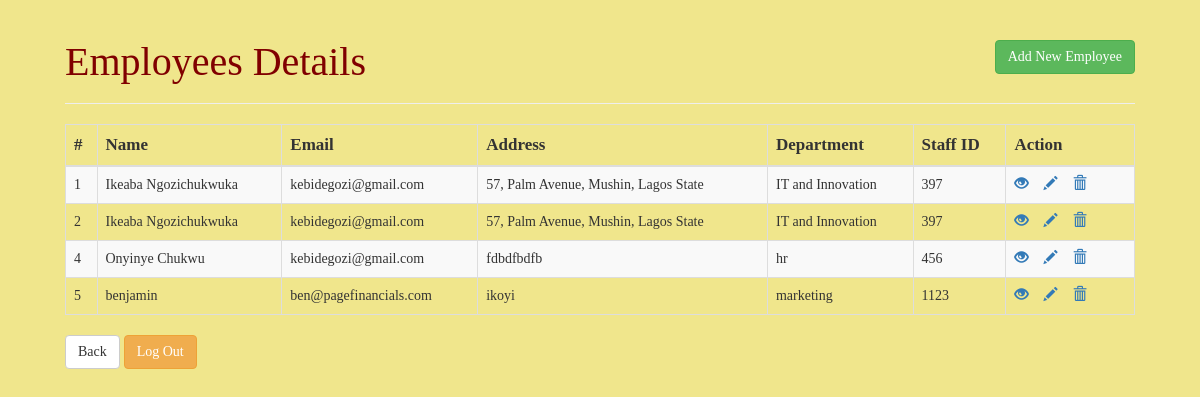
The page / on the database its author committed.
### tables this page shows
CREATE TABLE `details` (
  `id` int NOT NULL,
  `name` varchar(100) NOT NULL,
  `email` varchar(100) NOT NULL,
  `address` varchar(100) NOT NULL,
  `department` varchar(100) NOT NULL,
  `staffID` int NOT NULL
);

### index.php (the view, shortened to what this page needs)
<!DOCTYPE html>
<html lang="en">
<body style="background-color:Khaki;">
<head>
    <link rel="stylesheet" href="https://maxcdn.bootstrapcdn.com/bootstrap/3.3.7/css/bootstrap.css">
</head>
<body>
    <div class="wrapper">
        <div class="container-fluid">
            <div class="row">
                <div class="col-md-12">
                    <div class="page-header clearfix">
                        <h2 class="pull-left" style = "font-family: Colonna MT; font-size:40px; color: Maroon;">Employees Details</h2>
                        <a href="create.php" class="btn btn-success pull-right" style = "font-family: Colonna MT;">Add New Employee</a>
                    </div>
                    <?php
                    require_once "config.php";
                    $sql = "SELECT * FROM details";
                    if($result = mysqli_query($link, $sql)){
                        if(mysqli_num_rows($result) > 0){
                            echo "<table class='table table-bordered table-striped'>";
                                echo "<thead>";
                                    echo "<tr style = 'font-family: Colonna MT; font-size: 17px;'>";
                                        echo "<th>#</th>";
                                        echo "<th>Name</th>";
                                        echo "<th>Email</th>";
                                        echo "<th>Address</th>";
                                        echo "<th>Department</th>";
                                        echo "<th>Staff ID</th>";
                                        echo "<th>Action</th>";
                                    echo "</tr>";
                                echo "</thead>";
                                echo "<tbody>";
                                while($row = mysqli_fetch_array($result)){
                                    echo "<tr style = 'font-family: Century Gothic; font-size : 14px;'>";
                                        echo "<td>" . $row['id'] . "</td>";
                                        echo "<td>" . $row['name'] . "</td>";
                                        echo "<td>" . $row['email'] . "</td>";
                                        echo "<td>" . $row['address'] . "</td>";
                                        echo "<td>" . $row['department'] . "</td>";
                                        echo "<td>" . $row['staffID'] . "</td>";
                                        echo "<td>";
                                            echo "<a href='read.php?id=". $row['id'] ."' title='View Record' data-toggle='tooltip'><span class='glyphicon glyphicon-eye-open'></span></a>";
                                            echo "<a href='update.php?id=". $row['id'] ."' title='Update Record' data-toggle='tooltip'><span class='glyphicon glyphicon-pencil'></span></a>";
                                            echo "<a href='delete.php?id=". $row['id'] ."' title='Delete Record' data-toggle='tooltip'><span class='glyphicon glyphicon-trash'></span></a>";
                                        echo "</td>";
                                    echo "</tr>";
                                }
                                echo "</tbody>";
                            echo "</table>";
                        } else{
                            echo "<p class='lead'><em>No records were found.</em></p>";
                        }
                    } else{
                        echo "ERROR: Could not able to execute $sql. " . mysqli_error($link);
                    }
                    ?>
                    <a href="welcome.php" class="btn btn-default" style = "font-family: Colonna MT;">Back</a>
                    <a href="logout.php" class="btn btn-warning" style = "font-family: Colonna MT;">Log Out</a>
                </div>
            </div>
        </div>
    </div>
</body>
</html>

### index.php (style rules this page uses)
.wrapper { width: 1100px; margin: 0 auto; }
.page-header h2 { margin-top: 0; }
table tr td:last-child a { margin-right: 15px; }

### rows shown on the page
details: id "1", name "Ikeaba Ngozichukwuka", email "kebidegozi@gmail.com", address "57, Palm Avenue, Mushin, Lagos State", department "IT and Innovation", staffID "397"
details: id "2", name "Ikeaba Ngozichukwuka", email "kebidegozi@gmail.com", address "57, Palm Avenue, Mushin, Lagos State", department "IT and Innovation", staffID "397"
details: id "4", name "Onyinye Chukwu", email "kebidegozi@gmail.com", address "fdbdfbdfb", department "hr", staffID "456"
details: id "5", name "benjamin", email "ben@pagefinancials.com", address "ikoyi", department "marketing", staffID "1123"
